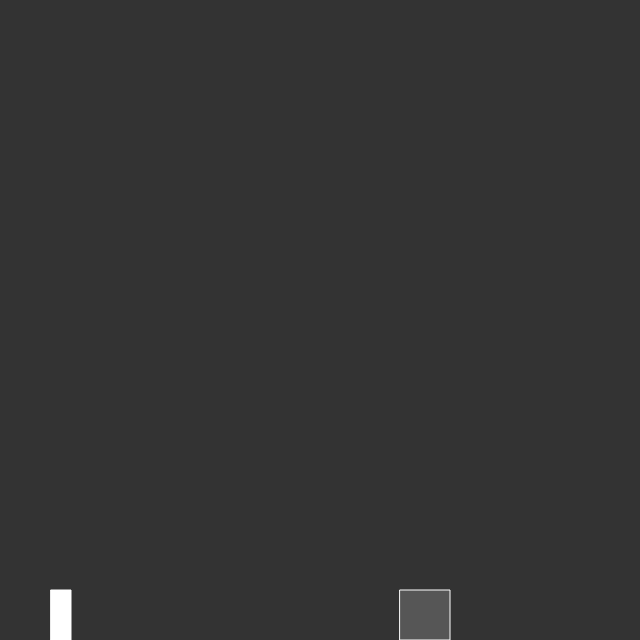
Frame 1 (no input)
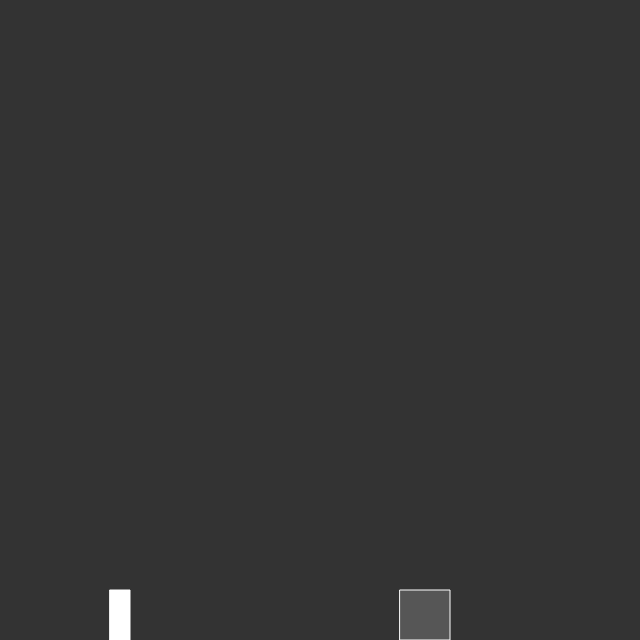
Frame 60 (no input)
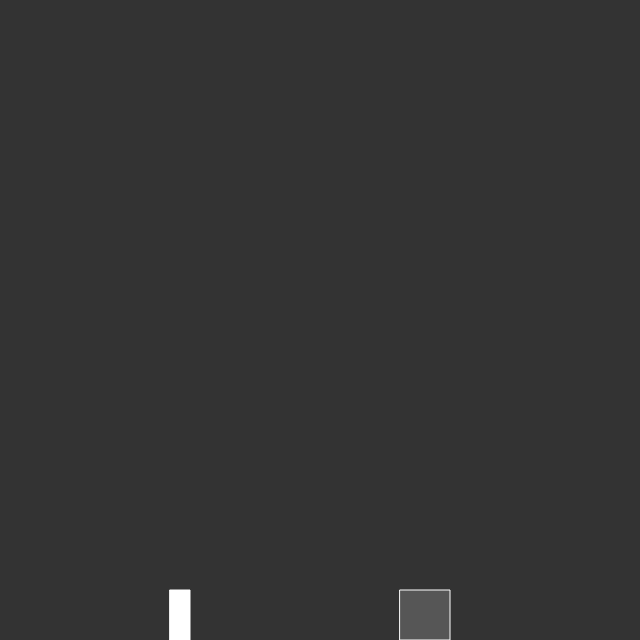
Frame 120 (the mouse pressed at the canvas centre since frame 60)

The p5.js sketch that drew these frames (run headless with seeded random() and noise() and a simulated clock; from frame 60 on, the mouse is pressed at the canvas centre):

// p5.js sketch
// ── sketch.js
// Daniel Shiffman
// https://www.kadenze.com/courses/the-nature-of-code
// http://natureofcode.com/
// Session 2: Array of Particles, multiple forces
var person;
function setup() {
  createCanvas(640, 640);
  person = new Person();
  
}

function draw() {
  background(51);
 person.update();
 person.display();
  
  
  fill(124,124,124,124);
  rect(400,height-50,50,50);
  }

// ── person.js
// Daniel Shiffman
// https://www.kadenze.com/courses/the-nature-of-code
// http://natureofcode.com/
// Session 2: Array of Particles, multiple forces
function Person() {
  this.pos = createVector(50, height);
  this.vel = createVector(1, 0);
  this.acc = createVector(0, 0);
  
  this.applyForce = function(force) {
  
    this.acc.add(force);
  }

  this.update = function() {
    this.vel.add(this.acc);
    this.pos.add(this.vel);
    this.acc.set(0, 0);
  }

  this.display = function() {
    fill(255);
    stroke(255);
    rect(this.pos.x,this.pos.y-50,20,50);
  }

  this.edges = function() {
    if (this.pos.y > height) {
      this.vel.y *= 0;
      this.pos.y = height;
    } 
  }
}
